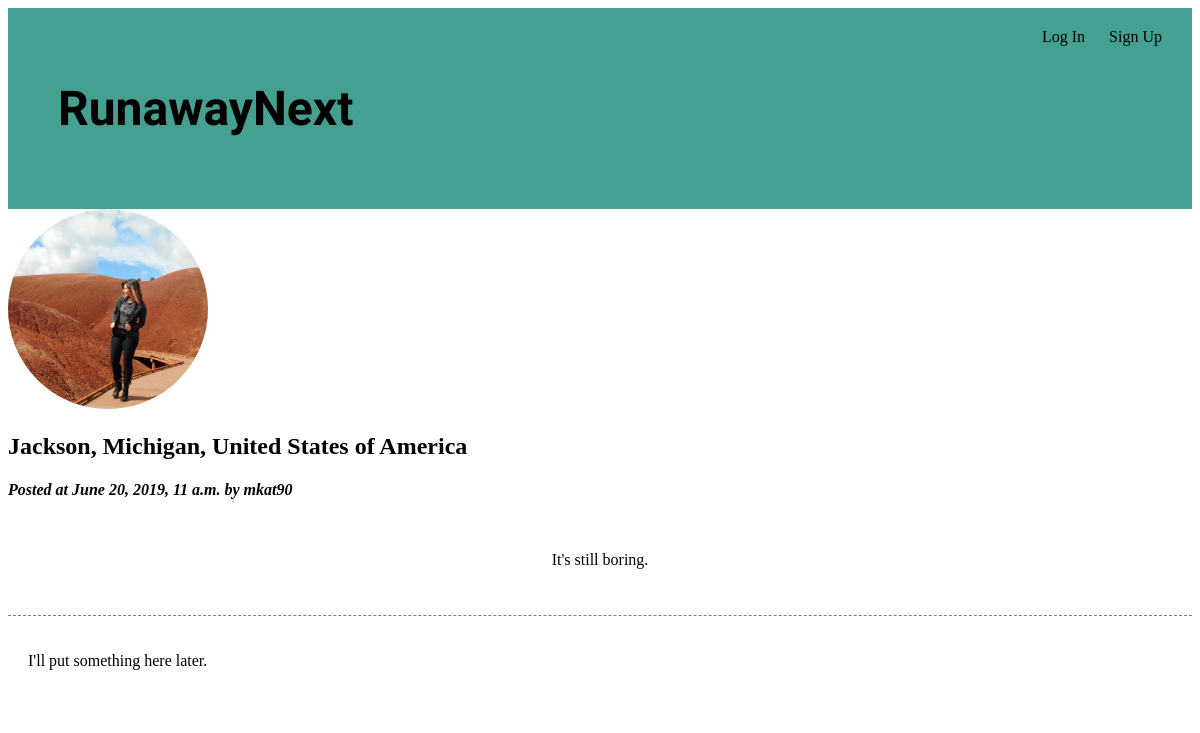
The page /profiles/post/30/ on the database its author committed.
### runaway/models.py (models this page shows, shortened)
class Post(models.Model):
    post=models.TextField()
    description=models.CharField(max_length=300)
    username=models.ForeignKey('auth.User', on_delete=models.CASCADE)
    posted=models.DateTimeField(auto_now_add=True)
    edited=models.DateTimeField(auto_now=True)
    location=models.CharField(max_length=150)
    lat=models.FloatField()
    lng=models.FloatField()

class UserProfile(models.Model):
    user=models.OneToOneField(User, on_delete=models.CASCADE)
    name=models.CharField(max_length=50, blank=True)
    bio=models.TextField(max_length=150, blank=True)
    residence=models.CharField(max_length=100, blank=True)
    image=models.ImageField(upload_to='user_profiles', blank=True)

### runaway/views.py (the view)
# urls.py: path('profiles/post/<int:pk>/', views.PostDetailView.as_view(), name='detail'),
class PostDetailView(DetailView):
    model=Post
    template_name='popup_view.html'

### runaway/templates/popup_view.html (shortened to what this page needs)
{% extends 'base.html' %}
{% block content %}
  <div>
    <div class="crop">
    {% if post.username.userprofile.image %}
    <img src="{{ post.username.userprofile.image.url }}">
    {% endif %}
    </div>
    <h2>{{ post.location }}</h2>
    <h4><em>Posted at {{ post.posted }} by {{ post.username }}</em></h4>
    <p id="detail">{{ post.post }}</p>
  </div>
{% endblock content %}

### runaway/static/css/style.css (style rules this page uses)
#detail { text-align: center; padding: 30px; }
img { width: auto; height: 100%; }
.crop { display: inline-block; position: relative; width: 200px; height: 200px; overflow: hidden; border-radius: 50%; }

### rows shown on the page
Post: username.userprofile.image (picture), location "Jackson, Michigan, United States of America", posted "June 20, 2019, 11 a.m.", username "mkat90", post "It's still boring."
